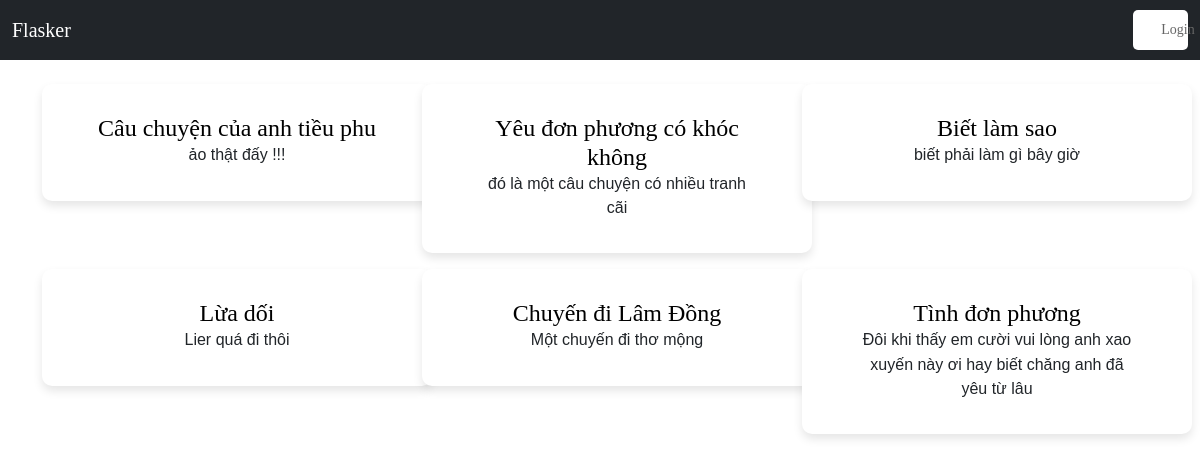
The page / on the database its author committed.
### app.py (models this page shows, shortened)
class Post(UserMixin,db.Model):
    id = db.Column(db.Integer, primary_key=True)
    user_id = db.Column(db.Integer, ForeignKey('user.id'))
    blog_name = db.Column(db.String(255), nullable=False, )
    content = db.Column(db.String(100), nullable=False, unique = True)
    comment = db.relationship('Comment', backref='post')
    date_create = db.Column(db.Date(), default=datetime.utcnow)

### app.py (the view)
@app.route('/')
def index():
    posts = Post.query.all()
    return render_template("index.html", posts=posts)

### templates/index.html
{% extends "base.html" %}
{% block content %}
<div class="row row-cols-3">
    {% for post in posts%}
        <div class="col-6 col-md-4">
            <div class="wrap-post100">
                <a href="{{url_for('post_detail', id=post.id)}}" class="post-name"><h4>{{post.blog_name}}</h4></a>
                <span>{{post.content}}</span>
            </div>
        </div>
    {% endfor %}
</div>
{% endblock content%}

### templates/base.html (shortened to what this page needs)
<!DOCTYPE html>
<html lang="en">
<head>
    <link href="https://cdn.jsdelivr.net/npm/bootstrap@5.0.2/dist/css/bootstrap.min.css" rel="stylesheet"
 />
    <link rel="stylesheet" href="{{ url_for('static', filename='css/style.css') }}">
</head>
<body>
    {% include 'navbar.html' %}
    <br/>
    <div class="container">
        {% block content %}
        {% endblock %}
    </div>
</body>
</html>

### templates/navbar.html (shortened to what this page needs)
<nav class="navbar navbar-expand-lg bg-body-tertiary">
    <div class="container-fluid">
      <a class="navbar-brand" href="/">Flasker</a>
      <div class="collapse navbar-collapse" id="navbarSupportedContent">
        <button class="btn-s btn-outline-success">
            {% if current_user.is_authenticated %}
            <a href="{{ url_for('logout') }}">Logout</a>
            {% else %}
            <a href="{{ url_for('login') }}">Login</a>
            {% endif %}
        </button>
      </div>
    </div>
  </nav>

### static/css/style.css (style rules this page uses)
.navbar.navbar-expand-lg.bg-body-tertiary { background-color: #212529; }
.nav-link, .navbar-brand { color: #fff; }
.btn-s { position: relative; background-color: #fff; width: 5%; height: 40px; border-radius: 5px; }
.btn-s a { position: absolute; top: 0px; left: 0px; width: 90px; height: 40px; padding-top: 8px; text-decoration: none; }
* { margin: 0; padding: 0; box-sizing: border-box }
body,html { height: 100%; font-family: Poppins-Regular,sans-serif }
a { font-family: Poppins-Regular; font-size: 14px; line-height: 1.7; color: #666; margin: 0; transition: all .4s; -webkit-transition: all .4s; -o-transition: all .4s; -moz-transition: all .4s }
h1,h2,h3,h4,h5,h6 { margin: 0 }
button { outline: none!important; border: none; background: 0 0 }
.col-6 { margin-bottom: 1em; }
.wrap-post100 { width: 390px; height: auto; background: #fff; border-radius: 10px; overflow: hidden; padding: 30px 55px 33px; text-align: center; box-shadow: 0 5px 10px 0 rgba(0,0,0,.1); -moz-box-shadow: 0 5px 10px 0 rgba(0,0,0,.1); -webkit-box-shadow: 0 5px 10px 0 rgba(0,0,0,.1); -o-box-shadow: 0 5px 10px 0 rgba(0,0,0,.1); -ms-box-shadow: 0 5px 10px 0 rgba(0,0,0,.1) }
.post-name { text-decoration: none; color: #000; }

### rows shown on the page
Post: blog_name "Câu chuyện của anh tiều phu", content "ảo thật đấy !!!"
Post: blog_name "Yêu đơn phương có khóc không", content "đó là một câu chuyện có nhiều tranh cãi"
Post: blog_name "Biết làm sao", content "biết phải làm gì bây giờ"
Post: blog_name "Lừa dối", content "Lier quá đi thôi"
Post: blog_name "Chuyến đi Lâm Đồng", content "Một chuyến đi thơ mộng"
Post: blog_name "Tình đơn phương", content "Đôi khi thấy em cười vui lòng anh xao xuyến này ơi hay biết chăng anh đã yêu từ lâu"
